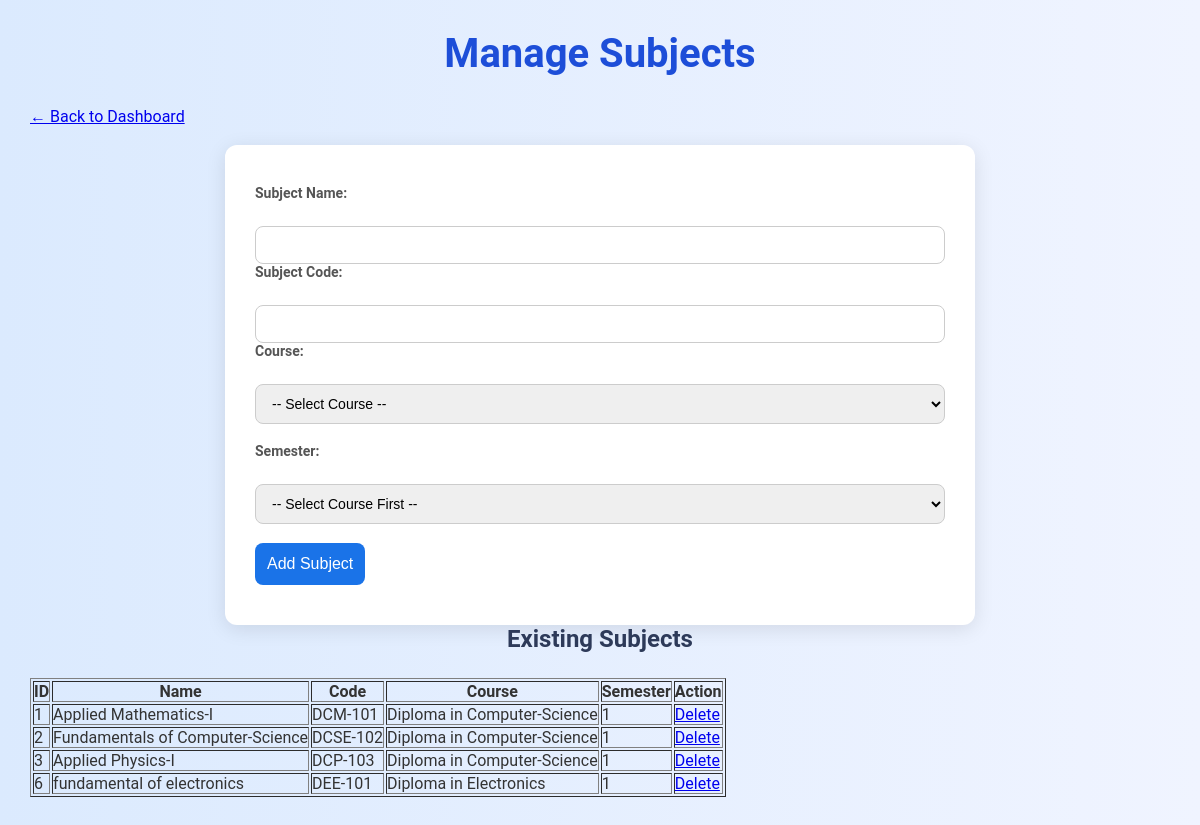
Screenshot of /ies_final/admin/manage_subjects.php (signed in) with the database file from the repository.
### tables this page shows
CREATE TABLE `subjects` (
  `id` int(11) NOT NULL,
  `subject_name` varchar(100) NOT NULL,
  `subject_code` varchar(50) NOT NULL,
  `course_id` int(11) NOT NULL,
  `semester_id` int(11) DEFAULT NULL
);

CREATE TABLE `courses` (
  `id` int(11) NOT NULL,
  `name` varchar(150) NOT NULL,
  `course_type` enum('Regular','Self finance') NOT NULL
);

CREATE TABLE `semesters` (
  `id` int(11) NOT NULL,
  `course_id` int(11) NOT NULL,
  `semester_number` int(11) NOT NULL,
  `semester_type` enum('even','odd') DEFAULT NULL
);

### ies_final/admin/manage_subjects.php (the view, shortened to what this page needs)
<?php
require '../includes/db.php';
$subjects = $conn->query("
    SELECT s.id, s.subject_name, s.subject_code, c.name AS course_name, se.semester_number
    FROM subjects s
    JOIN courses c ON s.course_id = c.id
    JOIN semesters se ON s.semester_id = se.id
");
?>
<!DOCTYPE html>
<html>
<head>
    <link rel="stylesheet" href="../css/style.css">
</head>
<body>
    <h2>Manage Subjects</h2>
    <a href="dashboard.php">← Back to Dashboard</a><br><br>
    <form method="POST">
        <label>Subject Name:</label><br>
        <input type="text" name="subject_name" required><br>
        <label>Subject Code:</label><br>
        <input type="text" name="subject_code" required><br>
        <label>Course:</label><br>
<select name="course_id" id="course_id" required>
    <option value="">-- Select Course --</option>
</select><br><br>
<label>Semester:</label><br>
<select name="semester_id" id="semester_id" required>
    <option value="">-- Select Course First --</option>
</select><br><br>
        <button type="submit">Add Subject</button>
    </form>
    <h3>Existing Subjects</h3>
    <table border="1" cellpadding="8">
        <tr>
            <th>ID</th><th>Name</th><th>Code</th><th>Course</th><th>Semester</th><th>Action</th>
        </tr>
        <?php while ($row = $subjects->fetch_assoc()): ?>
            <tr>
                <td><?= $row['id'] ?></td>
                <td><?= $row['subject_name'] ?></td>
                <td><?= $row['subject_code'] ?></td>
                <td><?= $row['course_name'] ?></td>
                <td><?= $row['semester_number'] ?></td>
                <td><a href="?delete=<?= $row['id'] ?>" onclick="return confirm('Delete subject?')">Delete</a></td>
            </tr>
        <?php endwhile; ?>
    </table>
</body>
</html>

### ies_final/css/style.css (style rules this page uses)
* { margin: 0; padding: 0; box-sizing: border-box; }
body { font-family: 'Segoe UI', Tahoma, Geneva, Verdana, sans-serif; background: linear-gradient(to right, #dbeafe, #f0f4ff); padding: 40px; color: #333; }
h2 { text-align: center; margin-bottom: 30px; color: #1d4ed8; font-size: 2.5rem; }
body { font-family: 'Roboto', sans-serif; background-color: #eef2f7; padding: 30px; color: #333; }
form { background-color: #fff; max-width: 750px; margin: 0 auto; padding: 40px 30px; border-radius: 12px; box-shadow: 0 4px 20px rgba(0, 0, 0, 0.1); }
h3 { text-align: center; margin-bottom: 25px; color: #2d3a59; font-size: 24px; }
label { display: block; margin-bottom: 6px; font-weight: 600; font-size: 14px; color: #555; }
input[type="text"], input[type="date"], select { width: 100%; padding: 10px 12px; border: 1px solid #ccc; border-radius: 8px; font-size: 14px; transition: border 0.3s ease; }
button { grid-column: 1 / 3; padding: 12px; background-color: #1a73e8; color: #fff; border: none; font-size: 16px; border-radius: 8px; cursor: pointer; transition: background-color 0.3s; }

### rows the page displays
subjects: id "1", subject_name "Applied Mathematics-I", subject_code "DCM-101", course.name "Diploma in Computer-Science", semester.semester_number "1"
subjects: id "2", subject_name "Fundamentals of Computer-Science", subject_code "DCSE-102", course.name "Diploma in Computer-Science", semester.semester_number "1"
subjects: id "3", subject_name "Applied Physics-I", subject_code "DCP-103", course.name "Diploma in Computer-Science", semester.semester_number "1"
subjects: id "6", subject_name "fundamental of electronics", subject_code "DEE-101", course.name "Diploma in Electronics", semester.semester_number "1"
